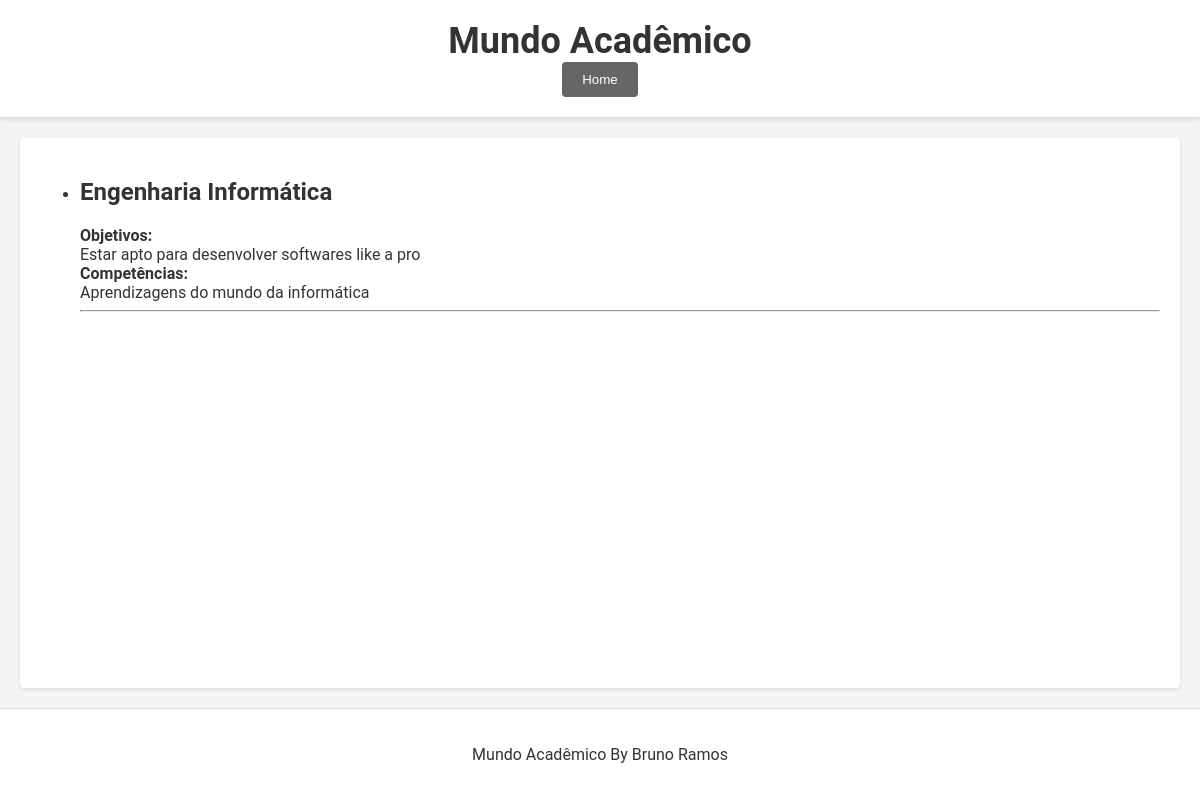
Page /curso/ on the committed database.
### curso/models.py (models this page shows, shortened)
class Curso(models.Model):
    apresentacao = models.CharField(max_length=50)
    objectivos = models.CharField(max_length=50)
    competencias = models.CharField(max_length=50)

### curso/views.py (the view)
# urls.py: path('', views.intro_view, name='intro_view'),
def intro_view(request):
    cursos = Curso.objects.all()
    context = {
        'cursos': cursos
    }
    return render(request, 'curso/intro.html', context)

### curso/templates/curso/intro.html
{% extends 'curso/layout.html' %}
{% block content %}
    <ul>
    {% for curso in cursos %}
    <li>
        <a href="{% url 'curso:disciplinas' curso.id %}">
            <div style="margin-right: 50px;">
                    <h2><strong>{{ curso.apresentacao }}</strong></h2>
            </div>
        </a>
        <div style="margin-right: 50px;">
            <strong>Objetivos:</strong><br>
            {{ curso.objectivos }}
        </div>
        <div>
            <strong>Competências:</strong><br>
            {{ curso.competencias }}
        </div>
    </li>
    <hr>
    {% endfor %}
    </ul>
{% endblock %}

### curso/templates/curso/layout.html (style rules this page uses)
body { background: #f5f5f5; color: #333; font-family: 'Roboto', sans-serif; margin: 0; padding: 0; min-height: 100vh; display: flex; flex-direction: column; }
a { color: #333; text-decoration: none; }

### rows in the picture
Curso: apresentacao "Engenharia Informática", objectivos "Estar apto para desenvolver softwares like a pro", competencias "Aprendizagens do mundo da informática"
